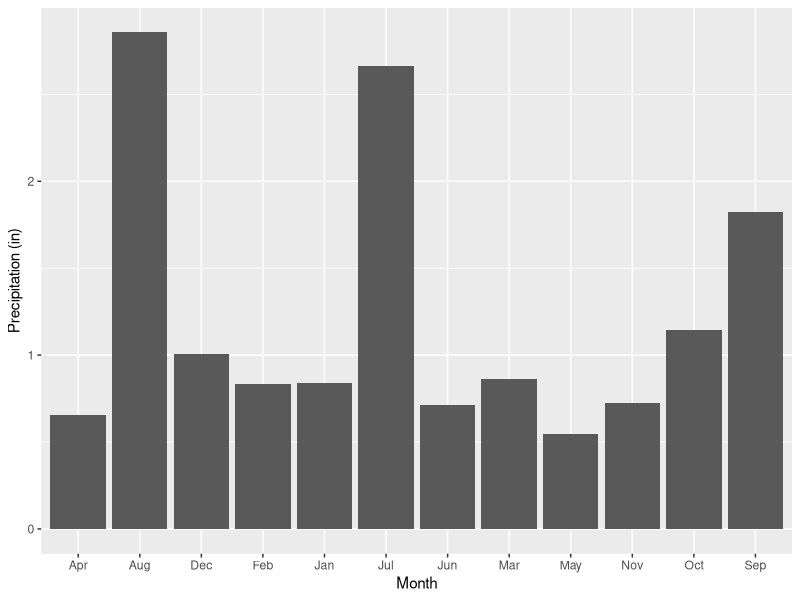
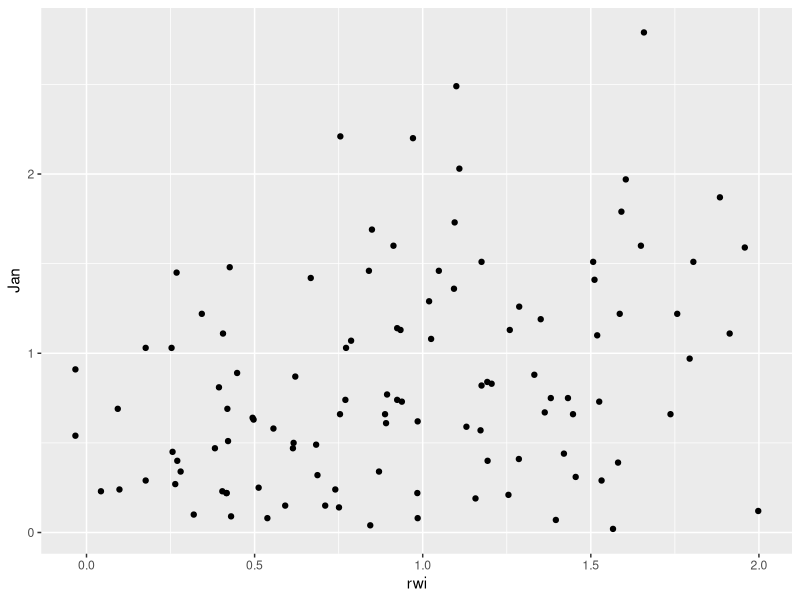
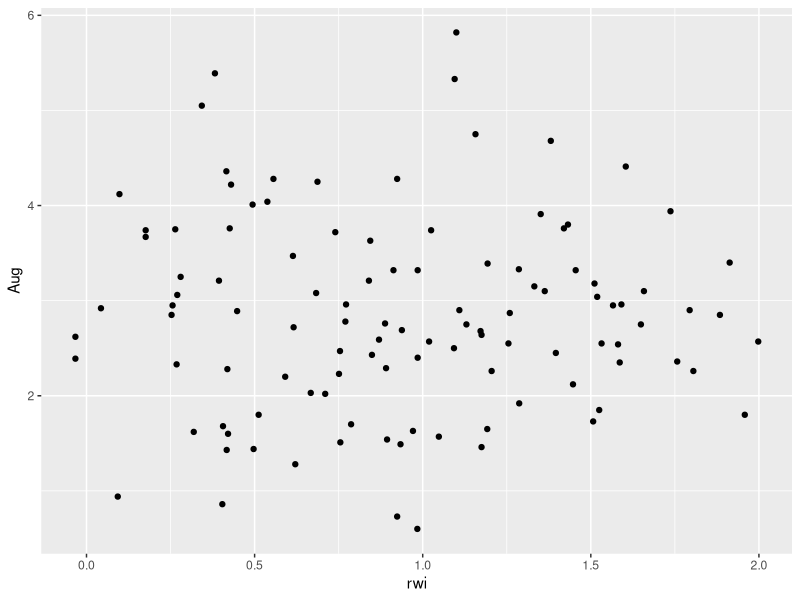
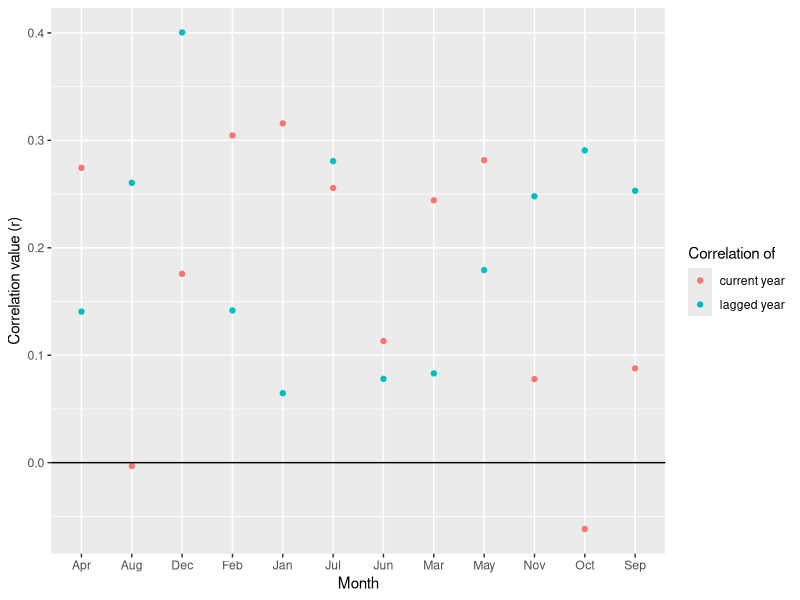

The R script that drew these images, in order:
## ---- chunk 1
setwd("~/GEOG415/klandolt/homework2")
library(ggplot2)
library(dplyr)
library(tidyr)
library(magrittr)
precip <- read.csv('data/precip.csv')
rwi <- read.csv('data/rwi.csv')
## ---- chunk 2
temp.data <- gather(data=precip, key=month, value=precip, -year)
temp.data$precip[temp.data$precip<0]<- NA
tidy.precip <- arrange(temp.data, year, month)
temp.data <- mutate(tidy.precip, date.str = paste(year, month, '01'))
temp.data <- mutate(temp.data, date=as.Date(date.str, '%Y %B %d'))
temp.data <- group_by(tidy.precip, month)
temp.data <- summarize(temp.data, precip=mean(precip, na.rm=TRUE))
ggplot(temp.data, aes(month, precip)) + geom_bar(stat='identity') + labs(y='Precipitation (in)', x='Month')
## ---- chunk 3

rwi.precip <- left_join(precip, rwi, by='year')
ggplot(data=rwi.precip) + geom_point(aes(x=rwi, y=Jan))
## ---- chunk 4
rwi.precip <- left_join(precip, rwi, by='year')
ggplot(data=rwi.precip) + geom_point(aes(x=rwi, y=Aug))

## ---- chunk 5

tidy.precip <- gather(data=precip, key=month, value=precip, -year) %>%
  arrange(year,month) %>%
  filter(precip >= 0)
rwi.precip <- left_join(rwi, tidy.precip,  by='year') %>% filter(year >= 1895)
cor <- rwi.precip %>% group_by(month) %>% summarise(r=cor(rwi,precip))
cor1 <- rwi.precip %>% group_by(month) %>% summarise(r=cor(rwi, precip, use='complete.obs'))
corlag <- rwi.precip %>% group_by(month) %>% summarize(r = cor(rwi, lag(precip),use='complete.obs'))
totcor <- left_join(cor, corlag, by='month')
colnames(totcor) <- c("month", "cor.r", "corlag.r")
ggplot(data=totcor) + geom_point(aes(x=month, y=cor.r, color='current year')) + geom_point(aes(x=month, y=corlag.r, color='lagged year')) + labs(color='Correlation of') + geom_abline(intercept=0, slope=0) + labs(x='Month', y= 'Correlation value (r)')

